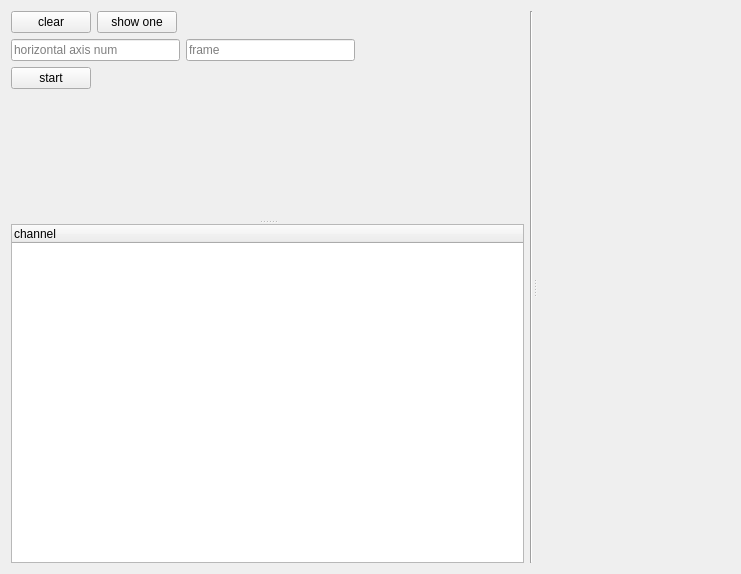
<?xml version="1.0" encoding="UTF-8"?>
<ui version="4.0">
 <class>observe</class>
 <widget class="QWidget" name="observe">
  <property name="geometry">
   <rect>
    <x>0</x>
    <y>0</y>
    <width>741</width>
    <height>574</height>
   </rect>
  </property>
  <property name="windowTitle">
   <string>observe</string>
  </property>
  <layout class="QGridLayout" name="gridLayout">
   <item row="0" column="0">
    <widget class="QSplitter" name="splitter_2">
     <property name="orientation">
      <enum>Qt::Horizontal</enum>
     </property>
     <widget class="QWidget" name="">
      <layout class="QHBoxLayout" name="horizontalLayout_4">
       <item>
        <widget class="QSplitter" name="splitter">
         <property name="orientation">
          <enum>Qt::Vertical</enum>
         </property>
         <property name="handleWidth">
          <number>5</number>
         </property>
         <widget class="QWidget" name="">
          <layout class="QVBoxLayout" name="verticalLayout" stretch="0,0,0,0">
           <item>
            <layout class="QHBoxLayout" name="horizontalLayout">
             <item>
              <widget class="QPushButton" name="pb_clear">
               <property name="text">
                <string>clear</string>
               </property>
              </widget>
             </item>
             <item>
              <widget class="QPushButton" name="pb_show_one">
               <property name="text">
                <string>show one</string>
               </property>
              </widget>
             </item>
             <item>
              <spacer name="horizontalSpacer">
               <property name="orientation">
                <enum>Qt::Horizontal</enum>
               </property>
               <property name="sizeHint" stdset="0">
                <size>
                 <width>40</width>
                 <height>20</height>
                </size>
               </property>
              </spacer>
             </item>
            </layout>
           </item>
           <item>
            <layout class="QHBoxLayout" name="horizontalLayout_2">
             <item>
              <widget class="QLineEdit" name="le_x_num">
               <property name="placeholderText">
                <string>horizontal axis num</string>
               </property>
              </widget>
             </item>
             <item>
              <widget class="QLineEdit" name="le_frame">
               <property name="placeholderText">
                <string>frame</string>
               </property>
              </widget>
             </item>
             <item>
              <spacer name="horizontalSpacer_2">
               <property name="orientation">
                <enum>Qt::Horizontal</enum>
               </property>
               <property name="sizeHint" stdset="0">
                <size>
                 <width>40</width>
                 <height>20</height>
                </size>
               </property>
              </spacer>
             </item>
            </layout>
           </item>
           <item>
            <layout class="QHBoxLayout" name="horizontalLayout_3">
             <item>
              <widget class="QPushButton" name="pb_observe">
               <property name="text">
                <string>start</string>
               </property>
              </widget>
             </item>
             <item>
              <spacer name="horizontalSpacer_3">
               <property name="orientation">
                <enum>Qt::Horizontal</enum>
               </property>
               <property name="sizeHint" stdset="0">
                <size>
                 <width>40</width>
                 <height>20</height>
                </size>
               </property>
              </spacer>
             </item>
            </layout>
           </item>
           <item>
            <spacer name="verticalSpacer">
             <property name="orientation">
              <enum>Qt::Vertical</enum>
             </property>
             <property name="sizeHint" stdset="0">
              <size>
               <width>20</width>
               <height>40</height>
              </size>
             </property>
            </spacer>
           </item>
          </layout>
         </widget>
         <widget class="QTreeWidget" name="tw_plot">
          <property name="minimumSize">
           <size>
            <width>200</width>
            <height>0</height>
           </size>
          </property>
          <column>
           <property name="text">
            <string>channel</string>
           </property>
          </column>
         </widget>
        </widget>
       </item>
       <item>
        <widget class="Line" name="line">
         <property name="orientation">
          <enum>Qt::Vertical</enum>
         </property>
        </widget>
       </item>
      </layout>
     </widget>
     <widget class="QWidget" name="w_observe" native="true"/>
    </widget>
   </item>
  </layout>
 </widget>
 <resources/>
 <connections/>
</ui>
